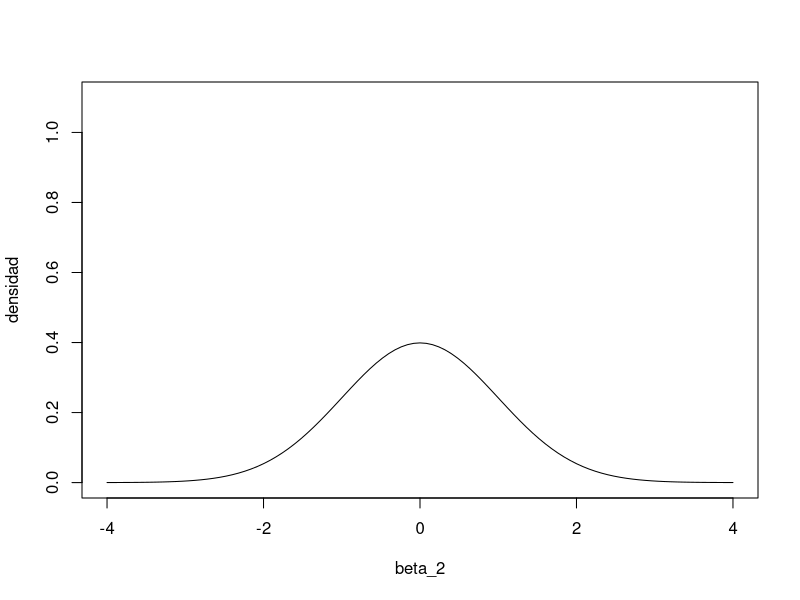

The R script that drew this image: (Note: this script raises an error after producing the figure.)
library(mvtnorm)
n <- 25
beta <- c(-1,2)
dosis <- runif(n)
X <- cbind(rep(1,n),dosis)
y <- rnorm(n,X%*%beta,1)
betahat.prior1 <- solve(t(X)%*%X)%*%t(X)%*%y
Sigma.prior2 <- solve(diag(2)+t(X)%*%X) 
betahat.prior2 <- Sigma.prior2%*%t(X)%*%y

# densidad a posteriori de beta_2 (a priori uniforme)
post1.beta2 <- function(beta2)dnorm(beta2,betahat[2],sqrt(solve(t(X)%*%X)[1,1]))

# densidad a posteriori (a priori N(0,1))
post2.beta2 <- function(beta2)dnorm(beta2,betahat.prior2[2],sqrt(Sigma.prior2[1,1]))

beta.grid <- seq(-4,4,0.01)
curve(dnorm(x),-4,4,ylab="densidad",xlab="beta_2",ylim=c(0,1.1))
lines(beta.grid,post1.beta2(beta.grid),lty=2)
lines(beta.grid,post2.beta2(beta.grid),lty=3)
abline(v=2)
legend(x=locator(1),legend=c("a priori N(0,1)",
"a posteriori (a priori uniforme)","a posteriori (a priori N(0,1))"),lty=c(1,2,3))

